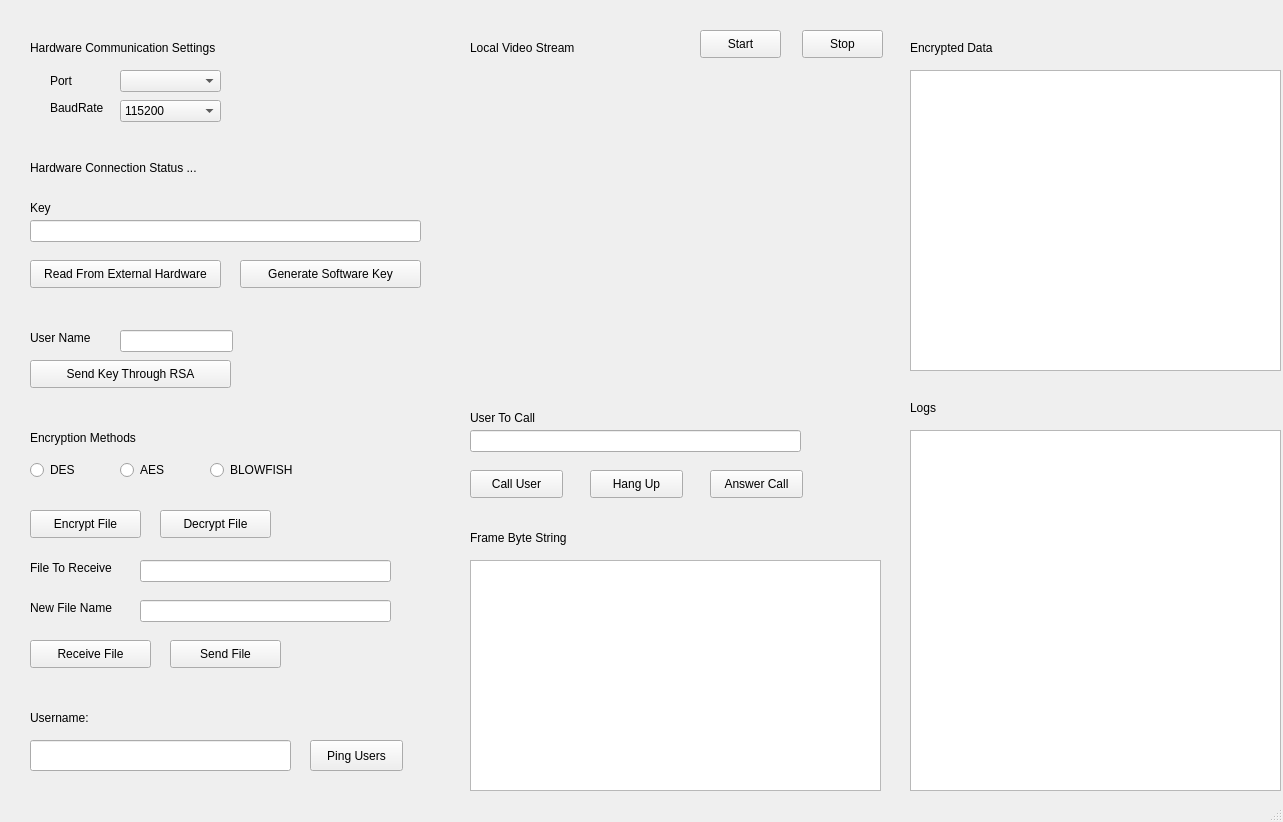
<?xml version="1.0" encoding="UTF-8"?>
<ui version="4.0">
 <class>MainWindow</class>
 <widget class="QMainWindow" name="MainWindow">
  <property name="geometry">
   <rect>
    <x>0</x>
    <y>0</y>
    <width>1283</width>
    <height>822</height>
   </rect>
  </property>
  <property name="windowTitle">
   <string>MainWindow</string>
  </property>
  <property name="layoutDirection">
   <enum>Qt::LeftToRight</enum>
  </property>
  <widget class="QWidget" name="centralwidget">
   <widget class="QLabel" name="label">
    <property name="geometry">
     <rect>
      <x>30</x>
      <y>430</y>
      <width>121</width>
      <height>16</height>
     </rect>
    </property>
    <property name="text">
     <string>Encryption Methods</string>
    </property>
   </widget>
   <widget class="QLabel" name="label_2">
    <property name="geometry">
     <rect>
      <x>60</x>
      <y>450</y>
      <width>55</width>
      <height>16</height>
     </rect>
    </property>
    <property name="text">
     <string/>
    </property>
   </widget>
   <widget class="QPushButton" name="EncryptFileButton">
    <property name="geometry">
     <rect>
      <x>30</x>
      <y>510</y>
      <width>111</width>
      <height>28</height>
     </rect>
    </property>
    <property name="text">
     <string>Encrypt File</string>
    </property>
   </widget>
   <widget class="QRadioButton" name="AES_Radio">
    <property name="geometry">
     <rect>
      <x>120</x>
      <y>460</y>
      <width>51</width>
      <height>20</height>
     </rect>
    </property>
    <property name="text">
     <string>AES</string>
    </property>
    <property name="checkable">
     <bool>true</bool>
    </property>
    <property name="checked">
     <bool>false</bool>
    </property>
   </widget>
   <widget class="QRadioButton" name="DES_Radio">
    <property name="geometry">
     <rect>
      <x>30</x>
      <y>460</y>
      <width>51</width>
      <height>20</height>
     </rect>
    </property>
    <property name="text">
     <string>DES</string>
    </property>
   </widget>
   <widget class="QLabel" name="label_3">
    <property name="geometry">
     <rect>
      <x>910</x>
      <y>400</y>
      <width>55</width>
      <height>16</height>
     </rect>
    </property>
    <property name="text">
     <string>Logs</string>
    </property>
   </widget>
   <widget class="QPushButton" name="SendFileButton">
    <property name="geometry">
     <rect>
      <x>170</x>
      <y>640</y>
      <width>111</width>
      <height>28</height>
     </rect>
    </property>
    <property name="text">
     <string>Send File</string>
    </property>
   </widget>
   <widget class="QRadioButton" name="BLOWFISH_Radio">
    <property name="geometry">
     <rect>
      <x>210</x>
      <y>460</y>
      <width>95</width>
      <height>20</height>
     </rect>
    </property>
    <property name="text">
     <string>BLOWFISH</string>
    </property>
   </widget>
   <widget class="QLineEdit" name="InputKey">
    <property name="geometry">
     <rect>
      <x>30</x>
      <y>220</y>
      <width>391</width>
      <height>22</height>
     </rect>
    </property>
   </widget>
   <widget class="QLabel" name="label_4">
    <property name="geometry">
     <rect>
      <x>470</x>
      <y>40</y>
      <width>121</width>
      <height>16</height>
     </rect>
    </property>
    <property name="text">
     <string>Local Video Stream</string>
    </property>
   </widget>
   <widget class="QLabel" name="label_5">
    <property name="geometry">
     <rect>
      <x>30</x>
      <y>200</y>
      <width>55</width>
      <height>16</height>
     </rect>
    </property>
    <property name="text">
     <string>Key</string>
    </property>
   </widget>
   <widget class="QPushButton" name="GenerateKeyButton">
    <property name="geometry">
     <rect>
      <x>240</x>
      <y>260</y>
      <width>181</width>
      <height>28</height>
     </rect>
    </property>
    <property name="text">
     <string>Generate Software Key</string>
    </property>
   </widget>
   <widget class="QLabel" name="label_6">
    <property name="geometry">
     <rect>
      <x>910</x>
      <y>40</y>
      <width>101</width>
      <height>16</height>
     </rect>
    </property>
    <property name="text">
     <string>Encrypted Data</string>
    </property>
   </widget>
   <widget class="QTextBrowser" name="EncryptedText">
    <property name="geometry">
     <rect>
      <x>910</x>
      <y>70</y>
      <width>371</width>
      <height>301</height>
     </rect>
    </property>
   </widget>
   <widget class="QLineEdit" name="UsernameInput">
    <property name="geometry">
     <rect>
      <x>30</x>
      <y>740</y>
      <width>261</width>
      <height>31</height>
     </rect>
    </property>
    <property name="readOnly">
     <bool>true</bool>
    </property>
    <property name="clearButtonEnabled">
     <bool>false</bool>
    </property>
   </widget>
   <widget class="QLabel" name="label_7">
    <property name="geometry">
     <rect>
      <x>30</x>
      <y>710</y>
      <width>71</width>
      <height>16</height>
     </rect>
    </property>
    <property name="text">
     <string>Username:</string>
    </property>
   </widget>
   <widget class="QPushButton" name="PingButton">
    <property name="geometry">
     <rect>
      <x>310</x>
      <y>740</y>
      <width>93</width>
      <height>31</height>
     </rect>
    </property>
    <property name="text">
     <string>Ping Users</string>
    </property>
   </widget>
   <widget class="QTextEdit" name="LogsView">
    <property name="geometry">
     <rect>
      <x>910</x>
      <y>430</y>
      <width>371</width>
      <height>361</height>
     </rect>
    </property>
   </widget>
   <widget class="QPushButton" name="DecryptFileButton">
    <property name="geometry">
     <rect>
      <x>160</x>
      <y>510</y>
      <width>111</width>
      <height>28</height>
     </rect>
    </property>
    <property name="text">
     <string>Decrypt File</string>
    </property>
   </widget>
   <widget class="QPushButton" name="ReceiveFileButton">
    <property name="geometry">
     <rect>
      <x>30</x>
      <y>640</y>
      <width>121</width>
      <height>28</height>
     </rect>
    </property>
    <property name="text">
     <string>Receive File</string>
    </property>
   </widget>
   <widget class="QLineEdit" name="FileInput">
    <property name="geometry">
     <rect>
      <x>140</x>
      <y>560</y>
      <width>251</width>
      <height>22</height>
     </rect>
    </property>
   </widget>
   <widget class="QLabel" name="label_9">
    <property name="geometry">
     <rect>
      <x>30</x>
      <y>560</y>
      <width>91</width>
      <height>16</height>
     </rect>
    </property>
    <property name="text">
     <string>File To Receive</string>
    </property>
   </widget>
   <widget class="QLineEdit" name="NewFileInput">
    <property name="geometry">
     <rect>
      <x>140</x>
      <y>600</y>
      <width>251</width>
      <height>22</height>
     </rect>
    </property>
   </widget>
   <widget class="QLabel" name="label_10">
    <property name="geometry">
     <rect>
      <x>30</x>
      <y>600</y>
      <width>91</width>
      <height>16</height>
     </rect>
    </property>
    <property name="text">
     <string>New File Name</string>
    </property>
   </widget>
   <widget class="QLabel" name="LocalVideoStream">
    <property name="geometry">
     <rect>
      <x>470</x>
      <y>70</y>
      <width>411</width>
      <height>321</height>
     </rect>
    </property>
    <property name="text">
     <string/>
    </property>
    <property name="pixmap">
     <pixmap>encryption.jpg</pixmap>
    </property>
    <property name="scaledContents">
     <bool>true</bool>
    </property>
   </widget>
   <widget class="QTextBrowser" name="EncryptedFrame">
    <property name="geometry">
     <rect>
      <x>470</x>
      <y>560</y>
      <width>411</width>
      <height>231</height>
     </rect>
    </property>
   </widget>
   <widget class="QLabel" name="label_11">
    <property name="geometry">
     <rect>
      <x>470</x>
      <y>530</y>
      <width>111</width>
      <height>16</height>
     </rect>
    </property>
    <property name="text">
     <string>Frame Byte String</string>
    </property>
   </widget>
   <widget class="QPushButton" name="CallUserButton">
    <property name="geometry">
     <rect>
      <x>470</x>
      <y>470</y>
      <width>93</width>
      <height>28</height>
     </rect>
    </property>
    <property name="text">
     <string>Call User</string>
    </property>
   </widget>
   <widget class="QLineEdit" name="lineEdit_2">
    <property name="geometry">
     <rect>
      <x>470</x>
      <y>430</y>
      <width>331</width>
      <height>22</height>
     </rect>
    </property>
   </widget>
   <widget class="QLabel" name="label_12">
    <property name="geometry">
     <rect>
      <x>470</x>
      <y>410</y>
      <width>81</width>
      <height>16</height>
     </rect>
    </property>
    <property name="text">
     <string>User To Call</string>
    </property>
   </widget>
   <widget class="QPushButton" name="HangUpButton">
    <property name="geometry">
     <rect>
      <x>590</x>
      <y>470</y>
      <width>93</width>
      <height>28</height>
     </rect>
    </property>
    <property name="text">
     <string>Hang Up</string>
    </property>
   </widget>
   <widget class="QPushButton" name="AnswerCallButton">
    <property name="geometry">
     <rect>
      <x>710</x>
      <y>470</y>
      <width>93</width>
      <height>28</height>
     </rect>
    </property>
    <property name="text">
     <string>Answer Call</string>
    </property>
   </widget>
   <widget class="QPushButton" name="StopLocalStream">
    <property name="geometry">
     <rect>
      <x>802</x>
      <y>30</y>
      <width>81</width>
      <height>28</height>
     </rect>
    </property>
    <property name="text">
     <string>Stop</string>
    </property>
   </widget>
   <widget class="QPushButton" name="StartLocalStream">
    <property name="geometry">
     <rect>
      <x>700</x>
      <y>30</y>
      <width>81</width>
      <height>28</height>
     </rect>
    </property>
    <property name="text">
     <string>Start</string>
    </property>
   </widget>
   <widget class="QPushButton" name="ReadFPGA">
    <property name="geometry">
     <rect>
      <x>30</x>
      <y>260</y>
      <width>191</width>
      <height>28</height>
     </rect>
    </property>
    <property name="text">
     <string>Read From External Hardware</string>
    </property>
   </widget>
   <widget class="QComboBox" name="PortsCombo">
    <property name="geometry">
     <rect>
      <x>120</x>
      <y>70</y>
      <width>101</width>
      <height>22</height>
     </rect>
    </property>
   </widget>
   <widget class="QLabel" name="HardWareStatus">
    <property name="geometry">
     <rect>
      <x>30</x>
      <y>160</y>
      <width>231</width>
      <height>16</height>
     </rect>
    </property>
    <property name="text">
     <string>Hardware Connection Status ...</string>
    </property>
   </widget>
   <widget class="QLabel" name="label_13">
    <property name="geometry">
     <rect>
      <x>30</x>
      <y>40</y>
      <width>251</width>
      <height>16</height>
     </rect>
    </property>
    <property name="text">
     <string>Hardware Communication Settings</string>
    </property>
   </widget>
   <widget class="QComboBox" name="BaudRateCombo">
    <property name="geometry">
     <rect>
      <x>120</x>
      <y>100</y>
      <width>101</width>
      <height>22</height>
     </rect>
    </property>
    <property name="currentIndex">
     <number>4</number>
    </property>
    <item>
     <property name="text">
      <string>9600</string>
     </property>
    </item>
    <item>
     <property name="text">
      <string>19200</string>
     </property>
    </item>
    <item>
     <property name="text">
      <string>38400</string>
     </property>
    </item>
    <item>
     <property name="text">
      <string>57600</string>
     </property>
    </item>
    <item>
     <property name="text">
      <string>115200</string>
     </property>
    </item>
    <item>
     <property name="text">
      <string>128000</string>
     </property>
    </item>
   </widget>
   <widget class="QLabel" name="label_14">
    <property name="geometry">
     <rect>
      <x>50</x>
      <y>70</y>
      <width>55</width>
      <height>21</height>
     </rect>
    </property>
    <property name="text">
     <string>Port</string>
    </property>
   </widget>
   <widget class="QLabel" name="label_15">
    <property name="geometry">
     <rect>
      <x>50</x>
      <y>100</y>
      <width>55</width>
      <height>16</height>
     </rect>
    </property>
    <property name="text">
     <string>BaudRate</string>
    </property>
   </widget>
   <widget class="QPushButton" name="SendKeyButton">
    <property name="geometry">
     <rect>
      <x>30</x>
      <y>360</y>
      <width>201</width>
      <height>28</height>
     </rect>
    </property>
    <property name="text">
     <string>Send Key Through RSA</string>
    </property>
   </widget>
   <widget class="QLineEdit" name="KeySendUser">
    <property name="geometry">
     <rect>
      <x>120</x>
      <y>330</y>
      <width>113</width>
      <height>22</height>
     </rect>
    </property>
   </widget>
   <widget class="QLabel" name="label_8">
    <property name="geometry">
     <rect>
      <x>30</x>
      <y>330</y>
      <width>71</width>
      <height>16</height>
     </rect>
    </property>
    <property name="text">
     <string>User Name</string>
    </property>
   </widget>
  </widget>
  <widget class="QMenuBar" name="menubar">
   <property name="geometry">
    <rect>
     <x>0</x>
     <y>0</y>
     <width>1283</width>
     <height>26</height>
    </rect>
   </property>
   <property name="layoutDirection">
    <enum>Qt::LeftToRight</enum>
   </property>
  </widget>
  <widget class="QStatusBar" name="statusbar"/>
 </widget>
 <resources/>
 <connections/>
</ui>
